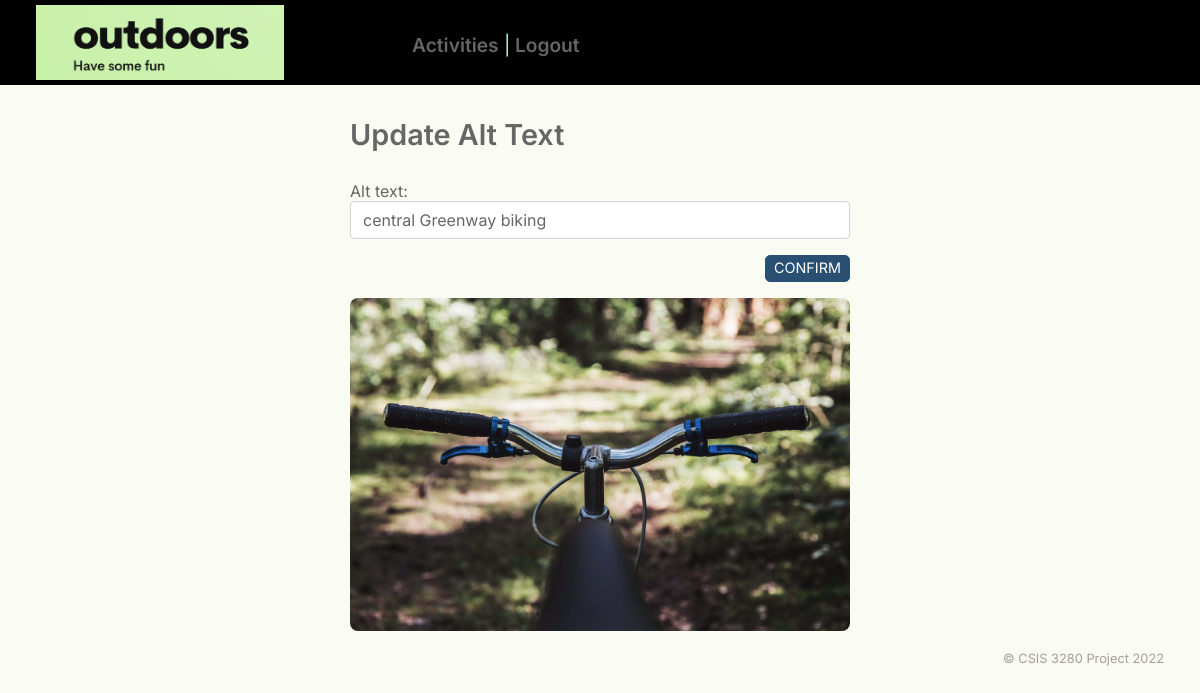
/admin/adminImage-edit-alt.php?id=14, run on the app's committed database.
### tables this page shows
CREATE TABLE `image` (
  `id` int(11) NOT NULL,
  `file` varchar(254) NOT NULL,
  `alt` varchar(1000) NOT NULL
);

### inc/Utility/ImageDAO.class.php (called while the page is built, shortened)
<?php
class ImageDAO
{
    public static $dbImage;
    static function initialize(string $className)
    {
        self::$dbImage = new PDOAgent($className);
    }
    static function getImageforActivity($id)
    {
        $sql = "SELECT i.id, i.file, i.alt
        FROM image   AS i
        JOIN activity AS a
          ON i.id = a.imageID
       WHERE a.id = :id;";
        self::$dbImage->query($sql);
        self::$dbImage->bind(':id', $id);
        self::$dbImage->execute();
        return self::$dbImage->singleResult();
    }
}

### inc/Utility/PDOAgent.class.php (called while the page is built, shortened)
<?php
class PDOAgent  {
    private $host = DB_HOST;
    private $user = DB_USER;
    private $password = DB_PASSWORD;
    private $dbname = DB_NAME;
    private $dbport = DB_PORT;
    private $className = "";
    private $stmt = "";
    private $pdo = "";
    public function __construct(string $className)  {
        $this->className = $className;
        $this->dsn = "mysql:localhost=" .$this->host.";dbname=".$this->dbname.";port=".$this->dbport;
        $options = array(
            PDO::ATTR_PERSISTENT => true,
            PDO::ATTR_ERRMODE => PDO::ERRMODE_EXCEPTION
        );
        try {
            $this->pdo = new PDO($this->dsn, $this->user, $this->password, $options);
        } catch (Exception $ex) {
            $this->error = $ex->getMessage();
            echo $this->error;
    }
}
    public function query(string $query)    {
        $this->stmt  = $this->pdo->prepare($query);
    }
    public function bind($param, $value, $type = null){
        if (is_null($type)) {
            switch (true) {
                case is_int($value):
                $type = PDO::PARAM_INT;
                break;
                }
        }
        $this->stmt->bindValue($param, $value, $type);
    }
    public function execute($data = null)   {
        if (is_null($data)) {
            return $this->stmt->execute();
        } else {
            return $this->stmt->execute($data);
        }
    }
    public function singleResult()  {
        $this->stmt->setFetchMode(PDO::FETCH_CLASS, $this->className);
        return $this->stmt->fetch(PDO::FETCH_CLASS);
    }
}
?>

### inc/Entity/Image.class.php (called while the page is built, shortened)
<?php
 Class Image {
    private $file;
    private $alt;
    function getFile() {
        return $this->file ;
    }
    function getAlt() {
        return $this->alt;
    }
 }
?>

### inc/Utility/functions.php (called while the page is built, shortened)
<?php
function html_escape($text): string
{
    return htmlspecialchars($text, ENT_QUOTES, 'UTF-8', false);
}
?>

### admin/adminImage-edit-alt.php (the view, shortened to what this page needs)
<?php
require_once("../inc/Entity/Page.class.php");
require_once("../inc/Entity/Image.class.php");
require_once("../inc/Utility/PDOAgent.class.php");
require_once("../inc/Utility/functions.php");
require_once("../inc/Utility/ImageDAO.class.php");
$id = filter_input(INPUT_GET, 'id', FILTER_VALIDATE_INT);
if ($id) {
  $image = ImageDAO::getImageforActivity($id);
}
?>
<main class="container admin" id="content">
  <form action="adminImage-edit-alt.php?id=<?= $id ?>" method="POST" class="narrow">
    <h1>Update Alt Text</h1>
    <div class="form-group">
      <label for="image_alt">Alt text: </label>
      <input type="text" name="image_alt" id="image_alt" value="<?= html_escape($image->getAlt()) ?>" class="form-control">
    </div>
    <div class="form-group">
      <input type="submit" name="delete" value="Confirm" class="btn btn-primary btn-save">
    </div>
    <img src="../upload/<?= $image->getFile() ?>" alt="<?= html_escape($image->getAlt()) ?>">
  </form>
</main>

### css/styles.css (style rules this page uses)
* { box-sizing: border-box; }
body { margin: 0; color: #666; background-color: #ecf5ce3d; }
body { font-family: 'Inter', 'Arial', sans-serif; font-size: 100%; }
h1 { font-size: 1.8em; }
h1, h2 { font-weight: 600; margin: 0 0 0.14em 0; }
.container { margin: 0 auto 0 auto; max-width: 94%; }
main img { width: 100%; height: auto; border-radius: 8px; }
button, input, optgroup, select, textarea { margin: 0; font-family: inherit; font-size: inherit; line-height: inherit; color: inherit; }
.btn, .btn-search { color: #fff; background: #295073; display: inline-block; width: min-content; white-space: nowrap; border: 1px solid transparent; border-radius: 5px; padding: .1rem .5rem; line-height: 1.5; vertical-align: middle; text-transform: uppercase; }
.btn { font-size: 0.9rem; }
.btn-primary { background-color: #295073; border-color: #295073; }
.form-control { display: block; width: 100%; height: calc(2.25rem + 2px); padding: .375rem .75rem; font-size: 1rem; line-height: 1.5; background-clip: padding-box; border: 1px solid #ced4da; border-radius: .25rem; }
label { display: inline-block; }
input[type=submit] { float: right; margin-bottom: 1rem; }
.form-group { margin-bottom: 1rem; }
.narrow { max-width: 500px; margin: 0 auto; }
.admin h1 { margin-bottom: 1em; }

### data on the page
image: image_alt "central Greenway biking", file (picture)
